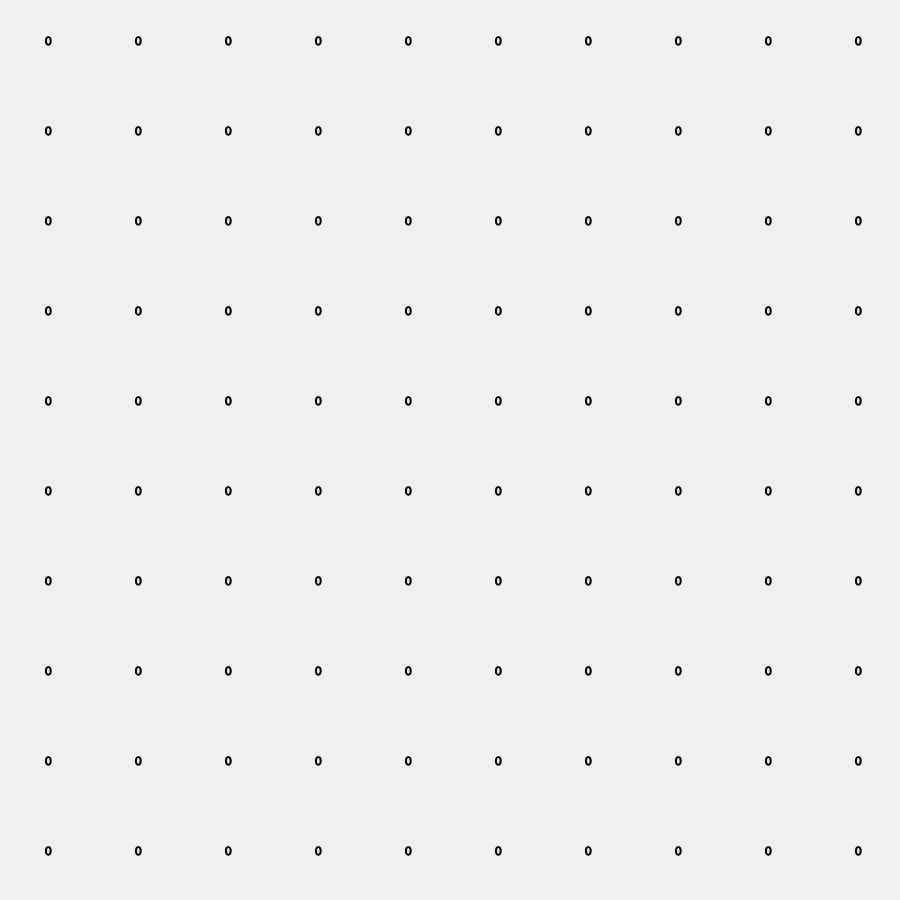
Frame 1 (no input)
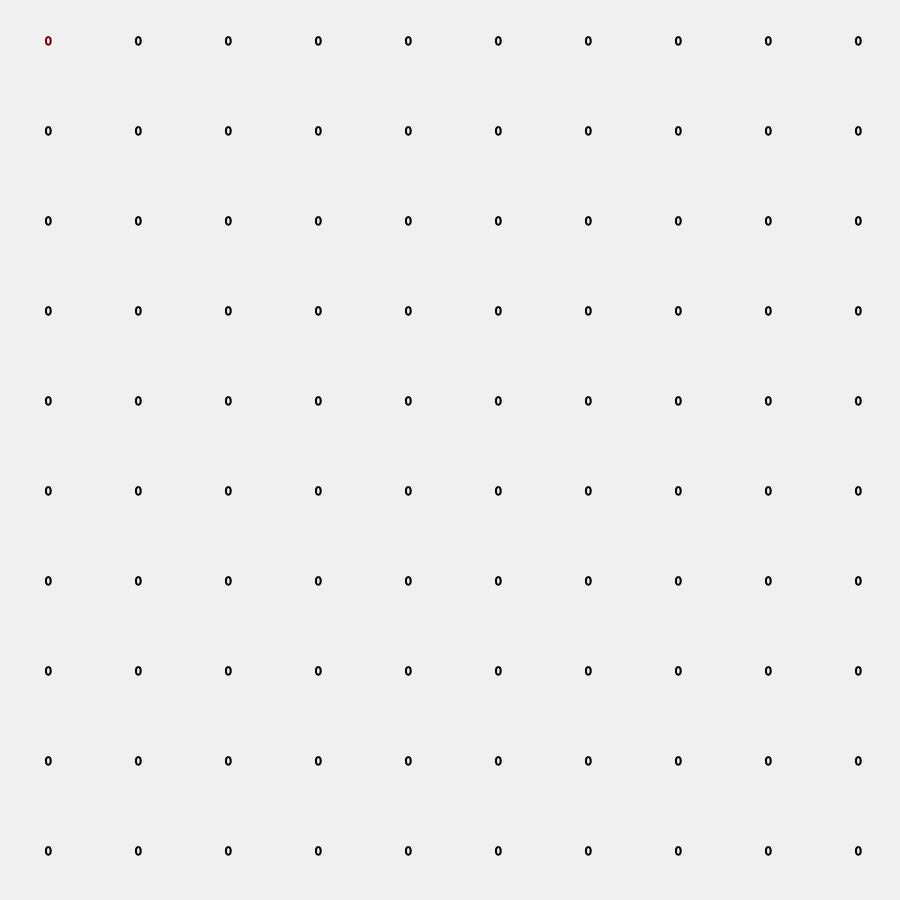
Frame 60 (no input)
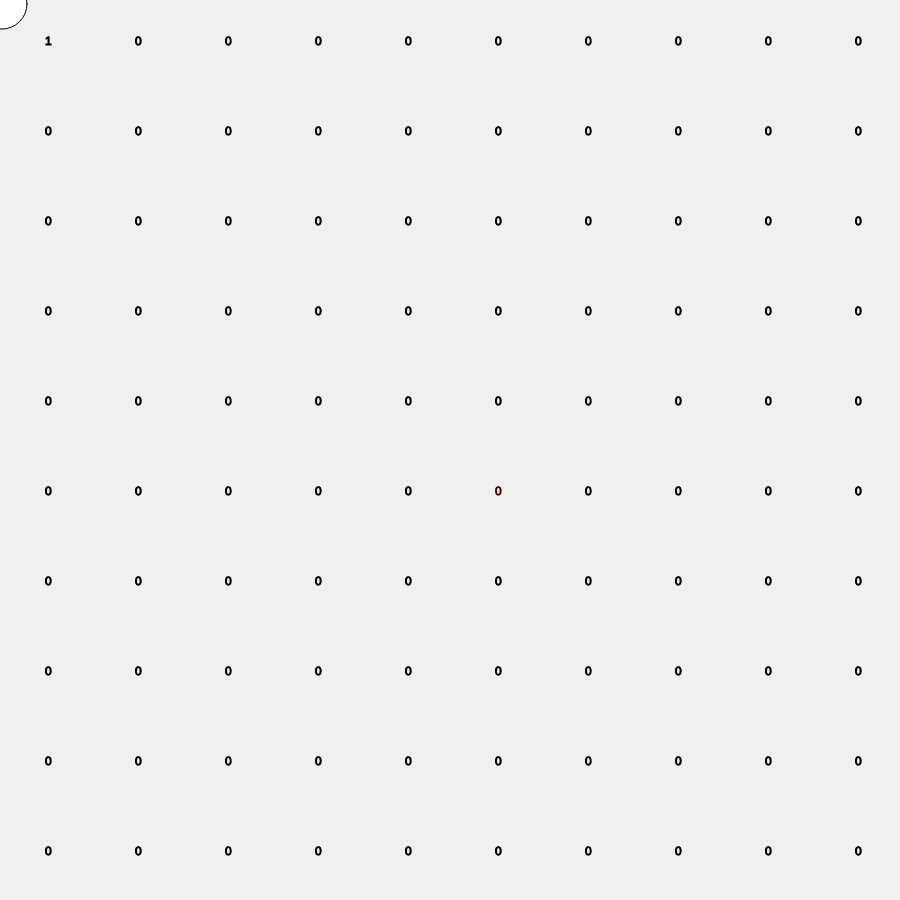
Frame 120 (the mouse pressed at the canvas centre since frame 60)

The p5.js sketch that drew these frames (run headless with seeded random() and noise() and a simulated clock; from frame 60 on, the mouse is pressed at the canvas centre):

// p5.js sketch
// ── sketch.js
let gridIndex = [];
let tiles = 10;
let tileSize;
let mx;
let my;
let vecsnec;


function setup() {
  createCanvas(900, 900);

  for (let x = 0; x < tiles; x++){
    gridIndex[x] = [];
    for (let y = 0; y < tiles; y++){
      gridIndex[x][y] = 0;
      
    }
  }
  
  
vecsnec = new vecSnecs();  
    

    
  
  
}

function draw() {
  background(240);

//TILE PROPERTIES

tileSize = height / tiles;






for (let x = 0; x < tiles; x++){
  for (let y = 0; y < tiles; y++){
   
    let v0 = createVector(x, y);
    let v1 = p5.Vector.random2D();   
  
    if (x == mx && y == my){
      stroke(255, 0, 0);
    } else {
      stroke(0);
    }
    push();
    translate(x * tileSize, y * tileSize);
    text(gridIndex[x][y], 45, 45);

    
    
      if (gridIndex[x][y] === 1){
        
       
        
        vecsnec.move();
        vecsnec.display();
      }
    pop();
    
    
  }
}

  mx = int(map(mouseX, 0, width, 0, 10));
my = int(map(mouseY, 0, height, 0, 10));


}


function countUp(x, y){

  gridIndex[x][y]++;


}

function mousePressed(){
  if (mouseButton === LEFT){
    countUp(mx, my);
  }
}


class vecSnecs{
  constructor(){
    this.loc;
    this.velocity;

  }

  move(){
    this.loc = createVector(0, 0);
    this.velocity = createVector(2, 4);
    this.loc.add(this.velocity);

  }

  display(){
    

    ellipse(this.loc.x, this.loc.y, 50);

  }

  

  

}
